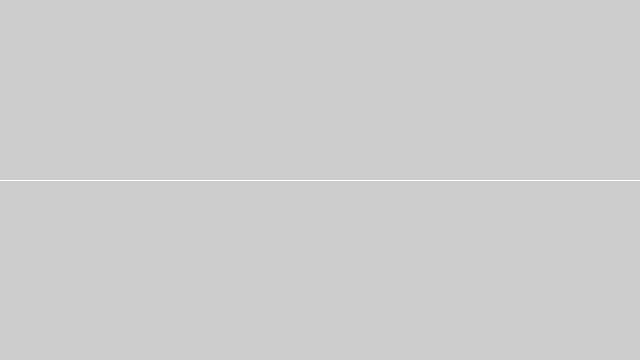
Frame 1 (no input)
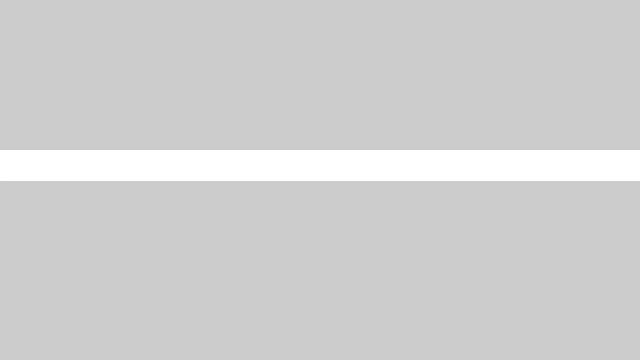
Frame 60 (the mouse pressed at the canvas centre just before this capture)
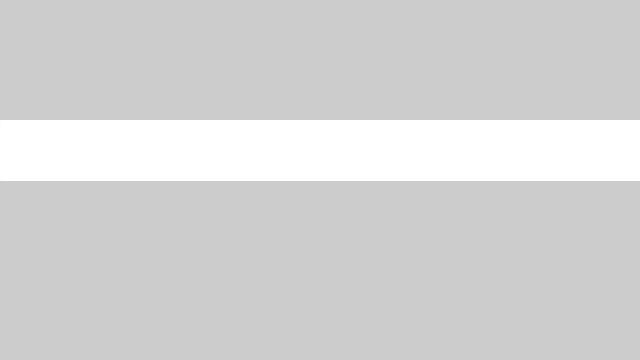
Frame 120 (the mouse held since frame 60 and released just before this capture)

The Processing sketch that drew these frames (run headless with seeded random() and noise(); from frame 60 on, the mouse is pressed at the canvas centre):

// Processing sketch: processing_135567
// ── processing_135567.pde

float a; 
void setup()  {
  size (640, 360);
  stroke (255);
  a = height/2;
}
void draw () {
  line(0, a, width, a);
 a= a - 0.5;
if (a < 0) {
 a = height;
}
}
